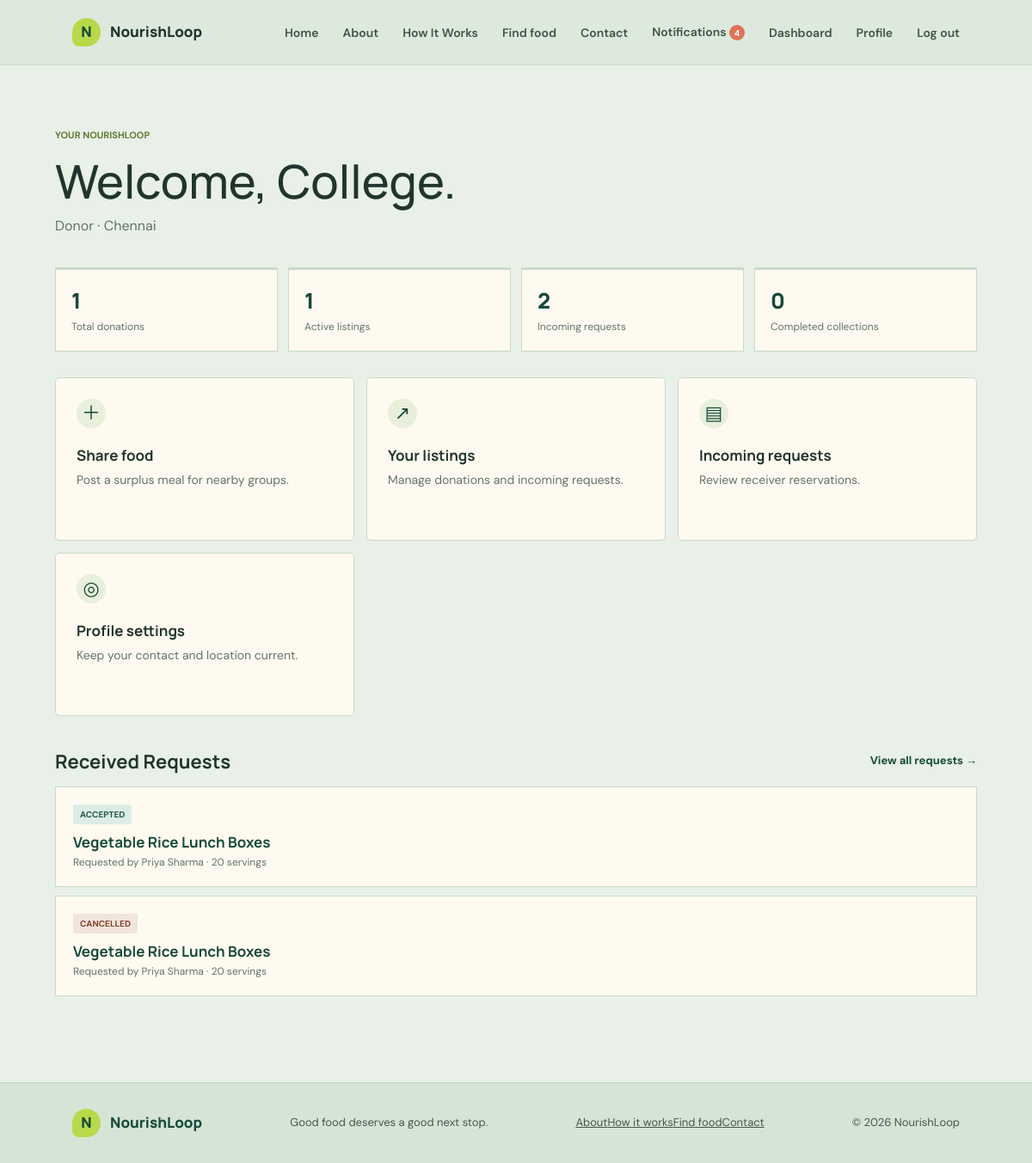
The app's page /accounts/dashboard/ (signed in) with its own data.
### accounts/models.py (models this page shows, shortened)
class Profile(models.Model):
    ORGANIZATION_TYPES_BY_ROLE = {
        'DONOR': {'COLLEGE', 'HOSTEL', 'RESTAURANT', 'HOTEL', 'EVENT', 'INDIVIDUAL', 'OTHER'},
        'RECEIVER': {
            'NGO', 'COMMUNITY', 'CHARITY', 'COMMUNITY_GROUP', 'ORPHANAGE',
            'OLD_AGE_HOME', 'COMMUNITY_CENTRE', 'INDIVIDUAL', 'OTHER',
        },
        'VOLUNTEER': {'COLLEGE', 'HOSTEL', 'NGO', 'COMMUNITY', 'INDIVIDUAL', 'OTHER'},
    }
    ROLE_CHOICES = [
        ('DONOR', 'Donor'),
        ('RECEIVER', 'Receiver'),
        ('VOLUNTEER', 'Volunteer'),
    ]
    ORGANIZATION_CHOICES = [
        ('COLLEGE', 'College'),
        ('HOSTEL', 'Hostel'),
        ('RESTAURANT', 'Restaurant'),
        ('HOTEL', 'Hotel'),
        ('NGO', 'NGO'),
        ('COMMUNITY', 'Community Kitchen'),
        ('EVENT', 'Event Organizer'),
        ('CHARITY', 'Charitable Organization'),
        ('COMMUNITY_GROUP', 'Community Group'),
        ('ORPHANAGE', 'Orphanage'),
        ('OLD_AGE_HOME', 'Old-age home'),
        ('COMMUNITY_CENTRE', 'Community centre'),
        ('INDIVIDUAL', 'Individual'),
        ('OTHER', 'Other'),
    ]
    VERIFICATION_CHOICES = [
        ('PENDING', 'Pending'),
        ('APPROVED', 'Approved'),
        ('REJECTED', 'Rejected'),
    ]
    user = models.OneToOneField(
        settings.AUTH_USER_MODEL,
        on_delete=models.CASCADE
    )
    role = models.CharField(
        max_length=20,
        choices=ROLE_CHOICES
    )
    organization_type = models.CharField(
        max_length=20,
        choices=ORGANIZATION_CHOICES,
        default='INDIVIDUAL'
    )
    organization_name = models.CharField(
        max_length=150,
        blank=True
    )
    phone = models.CharField(max_length=15)
    address = models.TextField()
    city = models.CharField(max_length=100)
    verification_status = models.CharField(
        max_length=20,
        choices=VERIFICATION_CHOICES,
        default='PENDING'
    )
    created_at = models.DateTimeField(auto_now_add=True)

### foodrequests/models.py (models this page shows, shortened)
class DonationRequest(models.Model):
    STATUS_CHOICES = [
        ('PENDING', 'Pending'),
        ('ACCEPTED', 'Accepted'),
        ('REJECTED', 'Rejected'),
        ('CANCELLED', 'Cancelled'),
        ('COMPLETED', 'Completed'),
    ]
    donation = models.ForeignKey(
        FoodDonation,
        on_delete=models.CASCADE,
        related_name='requests'
    )
    receiver = models.ForeignKey(
        settings.AUTH_USER_MODEL,
        on_delete=models.CASCADE,
        related_name='food_requests'
    )
    requested_servings = models.PositiveIntegerField()
    message = models.TextField(blank=True)
    status = models.CharField(
        max_length=20,
        choices=STATUS_CHOICES,
        default='PENDING'
    )
    created_at = models.DateTimeField(auto_now_add=True)
    updated_at = models.DateTimeField(auto_now=True)

### donations/models.py (models this page shows, shortened)
class FoodDonation(models.Model):
    FOOD_TYPE_CHOICES = [
        ('VEG', 'Vegetarian'),
        ('NON_VEG', 'Non-Vegetarian'),
        ('VEGAN', 'Vegan'),
    ]
    STATUS_CHOICES = [
        ('AVAILABLE', 'Available'),
        ('FULL', 'Fully Reserved'),
        ('COLLECTED', 'Collected'),
        ('EXPIRED', 'Expired'),
        ('CANCELLED', 'Cancelled'),
    ]
    donor = models.ForeignKey(
        settings.AUTH_USER_MODEL,
        on_delete=models.CASCADE,
        related_name='food_donations'
    )
    category = models.ForeignKey(
        FoodCategory,
        on_delete=models.SET_NULL,
        null=True,
        blank=True
    )
    title = models.CharField(max_length=200)
    description = models.TextField()
    food_type = models.CharField(
        max_length=10,
        choices=FOOD_TYPE_CHOICES,
        default='VEG'
    )
    total_servings = models.PositiveIntegerField()
    reserved_servings = models.PositiveIntegerField(default=0)
    image = models.ImageField(
        upload_to='food_images/',
        blank=True,
        null=True
    )
    prepared_at = models.DateTimeField()
    pickup_deadline = models.DateTimeField()
    pickup_address = models.TextField()
    city = models.CharField(max_length=100)
    allergens = models.TextField(
        blank=True,
        help_text='Mention allergens such as nuts, dairy, gluten, etc.'
    )
    storage_details = models.TextField(
        blank=True,
        help_text='Mention how the food has been stored.'
    )
    packaging_confirmed = models.BooleanField(default=False)
    storage_confirmed = models.BooleanField(default=False)
    status = models.CharField(
        max_length=20,
        choices=STATUS_CHOICES,
        default='AVAILABLE'
    )
    created_at = models.DateTimeField(auto_now_add=True)

### accounts/views.py (the view, shortened to what this page needs)
# urls.py: path('dashboard/', views.dashboard, name='dashboard'),
@login_required
def dashboard(request):
	if request.user.is_staff or request.user.is_superuser:
		return redirect('admin:index')
	profile = Profile.objects.filter(user=request.user).first()
	if profile is None:
		messages.error(request, 'Complete your NourishLoop profile to continue.')
		return redirect('profile')
	if profile.verification_status == 'PENDING':
		messages.info(request, 'Your account is waiting for admin verification. You can browse food, but posting, requesting, and delivery actions remain locked until approval.')
	elif profile.verification_status == 'REJECTED':
		messages.error(request, 'Your account verification was not approved. Update your profile or contact an administrator for assistance.')
	context = {'profile': profile}
	if profile.role == 'DONOR':
		donations = FoodDonation.objects.filter(donor=request.user)
		requests = DonationRequest.objects.filter(donation__donor=request.user).select_related(
			'donation', 'receiver',
		).order_by('-created_at')
		context['stats'] = {
			'total_donations': donations.count(),
			'active_listings': donations.filter(status__in=['AVAILABLE', 'FULL'], pickup_deadline__gt=timezone.now()).count(),
			'requests': requests.count(),
			'completed': requests.filter(status='COMPLETED').count(),
		}
		context['received_requests'] = requests
	return render(request, 'accounts/dashboard.html', context)

### core/context_processors.py (called while the page is built)
def unread_notification_count(request):
	if not request.user.is_authenticated:
		return {'unread_notification_count': 0}
	return {
		'unread_notification_count': Notification.objects.filter(user=request.user, is_read=False).count(),
	}

### accounts/templates/accounts/dashboard.html (shortened to what this page needs)
{% extends 'base.html' %}
{% block content %}
<section class="page-shell">
    <div class="page-heading"><span class="eyebrow">Your NourishLoop</span><h1>Welcome, {{ user.first_name|default:user.username }}.</h1><p>{{ profile.get_role_display }} · {{ profile.city }}</p></div>
    {% if profile.role == 'DONOR' %}
        <div class="dashboard-stats"><div><strong>{{ stats.total_donations }}</strong><span>Total donations</span></div><div><strong>{{ stats.active_listings }}</strong><span>Active listings</span></div><div><strong>{{ stats.requests }}</strong><span>Incoming requests</span></div><div><strong>{{ stats.completed }}</strong><span>Completed collections</span></div></div>
    {% else %}
        <div class="dashboard-stats"><div><strong>{{ stats.available }}</strong><span>Available tasks</span></div><div><strong>{{ stats.assigned }}</strong><span>Assigned tasks</span></div><div><strong>{{ stats.completed }}</strong><span>Completed deliveries</span></div></div>
    {% endif %}
    <div class="action-grid">
        {% if profile.role == 'DONOR' %}<a class="action-tile" href="{% url 'donation_create' %}"><span class="tile-icon">＋</span><strong>Share food</strong><span>Post a surplus meal for nearby groups.</span></a><a class="action-tile" href="{% url 'donation_list' %}?mine=1"><span class="tile-icon">↗</span><strong>Your listings</strong><span>Manage donations and incoming requests.</span></a><a class="action-tile" href="{% url 'my_requests' %}"><span class="tile-icon">▤</span><strong>Incoming requests</strong><span>Review receiver reservations.</span></a>
        {% else %}<a class="action-tile" href="{% url 'delivery_board' %}"><span class="tile-icon">↗</span><strong>Delivery board</strong><span>Claim a pickup and help complete a delivery.</span></a>{% endif %}
        <a class="action-tile" href="{% url 'profile' %}"><span class="tile-icon">◎</span><strong>Profile settings</strong><span>Keep your contact and location current.</span></a>
    </div>
    {% if profile.role == 'DONOR' %}
        <div class="dashboard-task-section"><div class="dashboard-section-heading"><h2>Received Requests</h2><a class="text-link" href="{% url 'my_requests' %}">View all requests →</a></div>
            {% for food_request in received_requests %}<article class="dashboard-task"><div><span class="status-pill status-{{ food_request.status|lower }}">{{ food_request.get_status_display }}</span><h3><a href="{% url 'donation_detail' food_request.donation.pk %}">{{ food_request.donation.title }}</a></h3><p>Requested by {{ food_request.receiver.get_full_name|default:food_request.receiver.username }} · {{ food_request.requested_servings }} servings</p></div></article>{% empty %}<div class="empty-state">You have not received any food requests yet.</div>{% endfor %}
        </div>
    {% endif %}
</section>
{% endblock %}

### core/static/core/site.css (style rules this page uses)
:root { --ink:#20352e;--muted:#64736c;--forest:#174a3b;--leaf:#b8d949;--paper:#f5f6ef;--white:#fff;--line:#dce2d8;--coral:#df7257;--shadow:0 18px 50px rgba(32,53,46,.08) }
* { box-sizing:border-box }
html { scroll-behavior:smooth }
body { margin:0;background:var(--paper);color:var(--ink);font-family:'DM Sans',sans-serif;font-size:16px;line-height:1.55 }
h1,h2,h3,strong,.brand { font-family:'Manrope',sans-serif }
a { color:inherit }
.page-shell { max-width:1120px;margin:0 auto;padding:68px 24px 90px }
.page-heading { margin-bottom:35px }
.eyebrow { text-transform:uppercase;letter-spacing:0;font-weight:700;font-size:11px;color:#607b37 }
.page-heading h1,.form-intro h1 { font-size:clamp(34px,5vw,54px);line-height:1.08;letter-spacing:0;margin:12px 0 }
.page-heading p,.form-intro p { color:var(--muted);max-width:620px;margin:0 }
.action-grid { display:grid;grid-template-columns:repeat(3,minmax(0,1fr));gap:14px }
.action-tile { min-height:190px;padding:24px;background:#fff;border:1px solid var(--line);border-radius:5px;text-decoration:none;display:flex;flex-direction:column;align-items:flex-start;transition:transform .18s ease,border-color .18s ease }
.tile-icon { display:grid;place-items:center;width:34px;height:34px;background:#e8efda;color:var(--forest);font-size:22px;border-radius:50%;margin-bottom:19px }
.action-tile strong { font-size:17px }
.action-tile>span:last-child { font-size:14px;color:var(--muted);margin-top:5px }

### core/static/core/workflows.css (style rules this page uses)
.home-steps a,.text-link { color:var(--forest);font-size:13px;font-weight:700;text-decoration:none }
.status-pill { display:inline-flex;padding:4px 8px;border-radius:2px;background:#e8efda;color:#41612a;font-size:10px;text-transform:uppercase;letter-spacing:0;font-weight:700 }
.status-full,.status-rejected,.status-cancelled { background:#f1e4dc;color:#86402b }
.status-accepted,.status-delivered,.status-completed { background:#dcece6;color:#245947 }
.status-cancelled,.status-expired,.status-collected { background:#f1e4dc;color:#86402b }
.dashboard-stats { display:grid;grid-template-columns:repeat(4,minmax(0,1fr));gap:12px;margin:0 0 30px }
.dashboard-stats>div { display:flex;flex-direction:column;gap:4px;padding:18px;background:#fff;border:1px solid var(--line);border-top:3px solid var(--leaf) }
.dashboard-stats strong { color:var(--forest);font:800 25px 'Manrope',sans-serif }
.dashboard-stats span { color:var(--muted);font-size:12px }
.dashboard-task-section { margin-top:38px }
.dashboard-section-heading { display:flex;justify-content:space-between;align-items:center;margin-bottom:14px }
.dashboard-section-heading h2 { margin:0;color:var(--ink);font:700 22px 'Manrope',sans-serif }
.dashboard-task { display:flex;justify-content:space-between;align-items:center;gap:20px;margin-bottom:10px;padding:18px 20px;background:#fff;border:1px solid var(--line) }
.dashboard-task h3 { margin:9px 0 3px;font:700 17px 'Manrope',sans-serif }
.dashboard-task h3 a { color:var(--forest);text-decoration:none }
.dashboard-task p { margin:0;color:var(--muted);font-size:12px }

### core/static/core/theme.css (style rules this page uses)
:root { --theme-canvas:#e8f0e7; --theme-sage:#dce9dc; --theme-mint:#e4efe3; --theme-ivory:#fffaf0; --theme-warm:#f2eadc; --theme-border:#cbd9cb; --theme-forest:#174a3b; }
html,body { background:var(--theme-canvas) }
body { background:var(--theme-canvas) }
.page-shell { background:var(--theme-canvas) }
.form-panel,.action-tile,.detail-aside,.request-card,.food-card,.notification-item,.staff-table-wrap { background:var(--theme-ivory);border-color:var(--theme-border) }
.dashboard-stats>div,.dashboard-task,.staff-management-links>a { background:var(--theme-ivory);border-color:var(--theme-border) }

### records on screen
Profile: role "Donor", city "Chennai"
DonationRequest: status "ACCEPTED", donation "Vegetable Rice Lunch Boxes", receiver.get_full_name "Priya Sharma", requested_servings "20"
DonationRequest: status "CANCELLED", donation "Vegetable Rice Lunch Boxes", receiver.get_full_name "Priya Sharma", requested_servings "20"

### other values on screen
{{ unread_notification_count }} "4"
{{ user.first_name|default:user.username }} "College"
{{ stats.total_donations }} "1"
{{ stats.active_listings }} "1"
{{ stats.requests }} "2"
{{ stats.completed }} "0"
